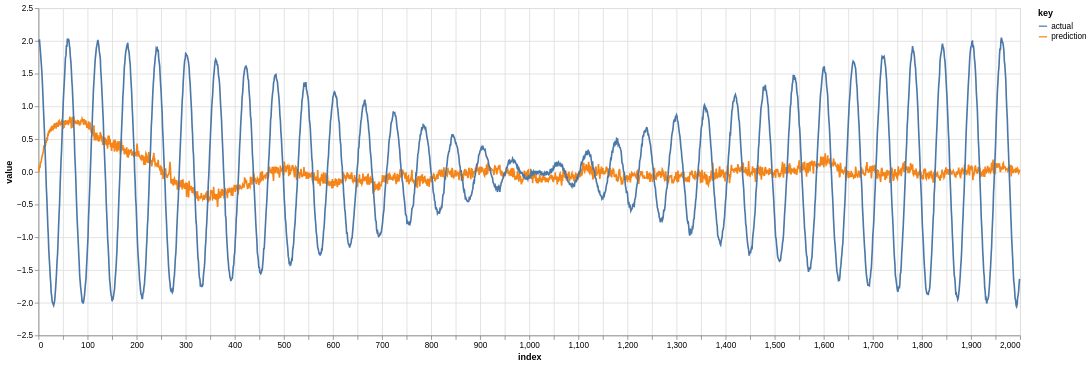

The notebook cell saved with this chart:
### Code cell
i = 4
x_valid = next(iter(train_dl))[1].numpy()
x_pred, z_mean, z_sd = model(x_valid[i], jr.PRNGKey(42))

df = pd.DataFrame({'prediction': x_pred[0], 'actual': x_valid[i].ravel()})
n_rows = 2000
alt.Chart(
    df.iloc[:n_rows].reset_index()
).transform_fold(
    df.columns.to_list()
).mark_line().encode(
    x='index:Q', y='value:Q', color='key:N'
).properties(width=1_200, height=400)

### Figure 1 — Vega-Lite specification as saved in the notebook (floating-point values rounded to 4 significant figures; data arrays with more than 128 entries replaced by an {"elided": "..."} marker saying what was removed)
{"config": {"view": {"continuousWidth": 300, "continuousHeight": 300}}, "data": {"name": "data-9e857c3d4ffa8ee931a5dcf7350e5539"}, "mark": {"type": "line"}, "encoding": {"color": {"field": "key", "type": "nominal"}, "x": {"field": "index", "type": "quantitative"}, "y": {"field": "value", "type": "quantitative"}}, "height": 400, "transform": [{"fold": ["prediction", "actual"]}], "width": 1200, "$schema": "https://vega.github.io/schema/vega-lite/v5.8.0.json", "datasets": {"data-9e857c3d4ffa8ee931a5dcf7350e5539": {"elided": "2000 records"}}}
